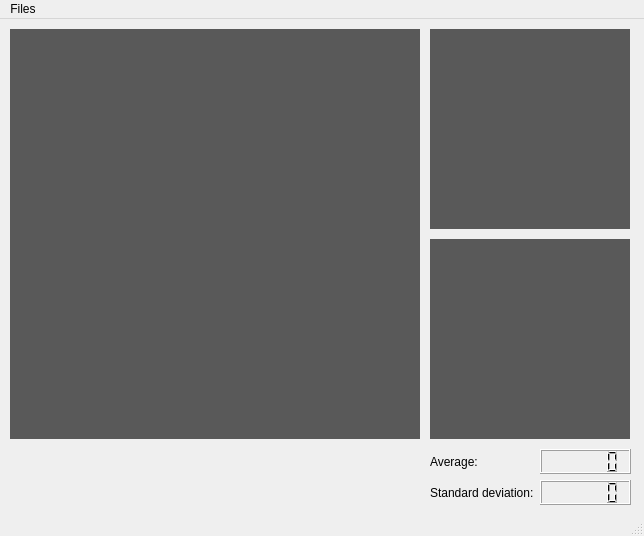
<?xml version="1.0" encoding="UTF-8"?>
<ui version="4.0">
 <class>dialogimagesubtracttool</class>
 <widget class="QMainWindow" name="dialogimagesubtracttool">
  <property name="geometry">
   <rect>
    <x>0</x>
    <y>0</y>
    <width>644</width>
    <height>536</height>
   </rect>
  </property>
  <property name="windowTitle">
   <string>Image Subtractor Tool</string>
  </property>
  <property name="windowIcon">
   <iconset resource="../icon.qrc">
    <normaloff>:/icon/simpleProcessing.ico</normaloff>:/icon/simpleProcessing.ico</iconset>
  </property>
  <widget class="QWidget" name="centralwidget">
   <widget class="QLabel" name="label_result">
    <property name="geometry">
     <rect>
      <x>10</x>
      <y>10</y>
      <width>410</width>
      <height>410</height>
     </rect>
    </property>
    <property name="styleSheet">
     <string notr="true">background-color: rgb(89, 89, 89);</string>
    </property>
    <property name="text">
     <string/>
    </property>
    <property name="alignment">
     <set>Qt::AlignCenter</set>
    </property>
   </widget>
   <widget class="QLabel" name="label_origin">
    <property name="geometry">
     <rect>
      <x>430</x>
      <y>10</y>
      <width>200</width>
      <height>200</height>
     </rect>
    </property>
    <property name="styleSheet">
     <string notr="true">background-color: rgb(89, 89, 89);</string>
    </property>
    <property name="text">
     <string/>
    </property>
    <property name="alignment">
     <set>Qt::AlignCenter</set>
    </property>
   </widget>
   <widget class="QLabel" name="label_compare">
    <property name="geometry">
     <rect>
      <x>430</x>
      <y>220</y>
      <width>200</width>
      <height>200</height>
     </rect>
    </property>
    <property name="styleSheet">
     <string notr="true">background-color: rgb(89, 89, 89);</string>
    </property>
    <property name="text">
     <string/>
    </property>
    <property name="alignment">
     <set>Qt::AlignCenter</set>
    </property>
   </widget>
   <widget class="QWidget" name="layoutWidget">
    <property name="geometry">
     <rect>
      <x>430</x>
      <y>430</y>
      <width>201</width>
      <height>56</height>
     </rect>
    </property>
    <layout class="QHBoxLayout" name="horizontalLayout">
     <item>
      <layout class="QVBoxLayout" name="verticalLayout">
       <item>
        <widget class="QLabel" name="label_4">
         <property name="text">
          <string>Average: </string>
         </property>
        </widget>
       </item>
       <item>
        <widget class="QLabel" name="label_5">
         <property name="text">
          <string>Standard deviation:</string>
         </property>
        </widget>
       </item>
      </layout>
     </item>
     <item>
      <layout class="QVBoxLayout" name="verticalLayout_2">
       <item>
        <widget class="QLCDNumber" name="lcdNumber_avg">
         <property name="smallDecimalPoint">
          <bool>true</bool>
         </property>
         <property name="digitCount">
          <number>5</number>
         </property>
        </widget>
       </item>
       <item>
        <widget class="QLCDNumber" name="lcdnumber_SD">
         <property name="smallDecimalPoint">
          <bool>true</bool>
         </property>
         <property name="digitCount">
          <number>5</number>
         </property>
        </widget>
       </item>
      </layout>
     </item>
    </layout>
   </widget>
  </widget>
  <widget class="QMenuBar" name="menubar">
   <property name="geometry">
    <rect>
     <x>0</x>
     <y>0</y>
     <width>644</width>
     <height>21</height>
    </rect>
   </property>
   <widget class="QMenu" name="menuFiles">
    <property name="title">
     <string>Files</string>
    </property>
    <addaction name="actionOpen_Image"/>
    <addaction name="actionSave_Image"/>
    <addaction name="actionExit"/>
   </widget>
   <addaction name="menuFiles"/>
  </widget>
  <widget class="QStatusBar" name="statusbar"/>
  <action name="actionOpen_Image">
   <property name="text">
    <string>Open Image...</string>
   </property>
   <property name="shortcut">
    <string>Ctrl+O</string>
   </property>
  </action>
  <action name="actionExit">
   <property name="text">
    <string>Exit</string>
   </property>
   <property name="shortcut">
    <string>Esc</string>
   </property>
  </action>
  <action name="actionSave_Image">
   <property name="text">
    <string>Save Image</string>
   </property>
   <property name="shortcut">
    <string>Ctrl+S</string>
   </property>
  </action>
 </widget>
 <resources>
  <include location="../icon.qrc"/>
 </resources>
 <connections>
  <connection>
   <sender>actionExit</sender>
   <signal>triggered()</signal>
   <receiver>dialogimagesubtracttool</receiver>
   <slot>close()</slot>
   <hints>
    <hint type="sourcelabel">
     <x>-1</x>
     <y>-1</y>
    </hint>
    <hint type="destinationlabel">
     <x>399</x>
     <y>299</y>
    </hint>
   </hints>
  </connection>
 </connections>
</ui>
